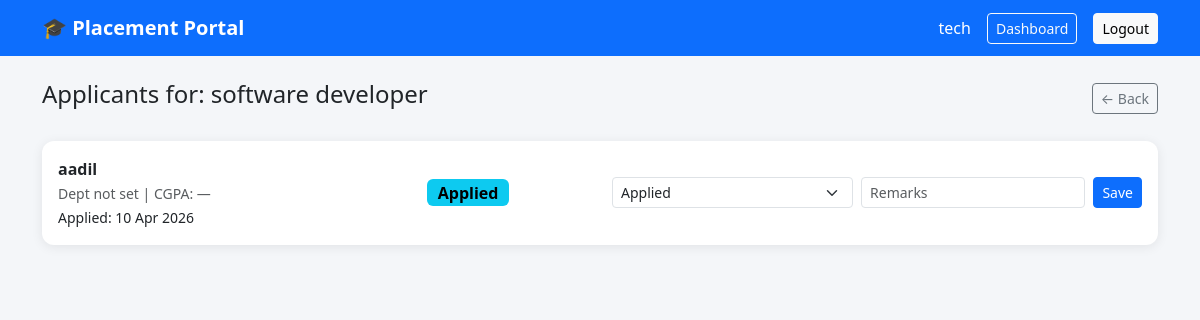
Page /company/drive/1/applicants (signed in) on the committed database.
### models.py (models this page shows, shortened)
class Company(UserMixin, db.Model):
    id             = db.Column(db.Integer,     primary_key=True)
    username       = db.Column(db.String(50),  unique=True, nullable=False)
    email          = db.Column(db.String(120), unique=True, nullable=False)
    name           = db.Column(db.String(150), nullable=False)
    hr_contact     = db.Column(db.String(100))
    phone          = db.Column(db.String(20))
    website        = db.Column(db.String(200))
    overview       = db.Column(db.Text)
    password       = db.Column(db.String(256), nullable=False)
    is_approved    = db.Column(db.Boolean, default=False)
    is_blacklisted = db.Column(db.Boolean, default=False)
    joined_on      = db.Column(db.DateTime, default=datetime.utcnow)
    role           = 'company'
    drives = db.relationship('PlacementDrive', backref='company', lazy=True, cascade='all, delete-orphan')

class PlacementDrive(db.Model):
    id          = db.Column(db.Integer,     primary_key=True)
    company_id  = db.Column(db.Integer,     db.ForeignKey('company.id'), nullable=False)
    job_title   = db.Column(db.String(150), nullable=False)
    description = db.Column(db.Text,        nullable=False)
    eligibility = db.Column(db.Text)
    salary      = db.Column(db.String(50))
    location    = db.Column(db.String(100))
    deadline    = db.Column(db.Date)
    status      = db.Column(db.String(20),  default='Pending')
    created_on  = db.Column(db.DateTime,    default=datetime.utcnow)
    applications = db.relationship('Application', backref='drive', lazy=True, cascade='all, delete-orphan')

class Application(db.Model):
    id         = db.Column(db.Integer, primary_key=True)
    student_id = db.Column(db.Integer, db.ForeignKey('student.id'),         nullable=False)
    drive_id   = db.Column(db.Integer, db.ForeignKey('placement_drive.id'), nullable=False)
    applied_on = db.Column(db.DateTime, default=datetime.utcnow)
    status     = db.Column(db.String(20), default='Applied')
    remarks    = db.Column(db.String(300))
    __table_args__ = (db.UniqueConstraint('student_id', 'drive_id'),)

class Student(UserMixin, db.Model):
    id             = db.Column(db.Integer,     primary_key=True)
    username       = db.Column(db.String(50),  unique=True, nullable=False)
    email          = db.Column(db.String(120), unique=True, nullable=False)
    name           = db.Column(db.String(100), nullable=False)
    department     = db.Column(db.String(100))
    cgpa           = db.Column(db.Float)
    phone          = db.Column(db.String(20))
    grad_year      = db.Column(db.Integer)
    skills         = db.Column(db.Text)
    resume_link    = db.Column(db.String(300))
    password       = db.Column(db.String(256), nullable=False)
    is_blacklisted = db.Column(db.Boolean, default=False)
    joined_on      = db.Column(db.DateTime, default=datetime.utcnow)
    role           = 'student'
    applications = db.relationship('Application', backref='student', lazy=True, cascade='all, delete-orphan')

### routes/company.py (the view)
@company_bp.route('/drive/<int:id>/applicants')
@login_required
def view_applicants(id):
    drive = PlacementDrive.query.get_or_404(id)
    if drive.company_id != current_user.id:
        flash('Not your drive.', 'danger')
        return redirect(url_for('company.dashboard'))
    applications = Application.query.filter_by(drive_id=id).all()
    return render_template('company/applicants.html', drive=drive, applications=applications)

### extensions.py (called while the page is built)
@login_manager.user_loader
def load_user(user_id):
    from flask import session
    from models import Admin, Company, Student
    role = session.get('role')
    if role == 'admin':
        return Admin.query.get(int(user_id))
    if role == 'company':
        return Company.query.get(int(user_id))
    if role == 'student':
        return Student.query.get(int(user_id))

### templates/company/applicants.html (shortened to what this page needs)
{% extends 'base.html' %}
{% block content %}
<div class="d-flex justify-content-between align-items-center mb-4">
    <h4>Applicants for: {{ drive.job_title }}</h4>
    <a href="{{ url_for('company.dashboard') }}" class="btn btn-outline-secondary btn-sm">← Back</a>
</div>
{% if applications %}
    {% for app in applications %}
    <div class="card p-3 mb-3">
        <div class="row align-items-center">
            <div class="col-md-4">
                <strong>{{ app.student.name }}</strong><br>
                <small class="text-muted">{{ app.student.department or 'Dept not set' }} | CGPA: {{ app.student.cgpa or '—' }}</small><br>
                <small>Applied: {{ app.applied_on.strftime('%d %b %Y') }}</small><br>
            </div>
            <div class="col-md-2">
                <span class="badge badge-{{ app.status | lower }} fs-6">{{ app.status }}</span>
            </div>
            <div class="col-md-6">
                <form method="POST" action="{{ url_for('company.update_application', id=app.id) }}" class="d-flex gap-2">
                    <select name="status" class="form-select form-select-sm">
                        <option value="Applied"     {% if app.status == 'Applied'     %}selected{% endif %}>Applied</option>
                    </select>
                    <input type="text" name="remarks" class="form-control form-control-sm" placeholder="Remarks" value="{{ app.remarks or '' }}">
                    <button type="submit" class="btn btn-primary btn-sm">Save</button>
                </form>
            </div>
        </div>
    </div>
    {% endfor %}
{% else %}
    <div class="alert alert-info">No applications yet for this drive.</div>
{% endif %}
{% endblock %}

### templates/base.html (shortened to what this page needs)
<!DOCTYPE html>
<html lang="en">
<head>
    <link href="https://cdn.jsdelivr.net/npm/bootstrap@5.3.0/dist/css/bootstrap.min.css" rel="stylesheet">
</head>
<body>
<nav class="navbar navbar-expand-lg navbar-dark bg-primary mb-4">
    <div class="container">
        <a class="navbar-brand" href="/">🎓 Placement Portal</a>
        <div class="ms-auto d-flex align-items-center gap-3">
            {% if current_user.is_authenticated %}
                <span class="text-white">{{ current_user.name }}</span>
                {% if current_user.role == 'admin' %}
                    <a href="{{ url_for('admin.dashboard') }}"   class="btn btn-outline-light btn-sm">Dashboard</a>
                {% elif current_user.role == 'company' %}
                    <a href="{{ url_for('company.dashboard') }}" class="btn btn-outline-light btn-sm">Dashboard</a>
                {% else %}
                    <a href="{{ url_for('student.dashboard') }}" class="btn btn-outline-light btn-sm">Dashboard</a>
                    <a href="{{ url_for('student.history') }}"   class="btn btn-outline-light btn-sm">History</a>
                {% endif %}
                <a href="{{ url_for('auth.logout') }}" class="btn btn-light btn-sm">Logout</a>
            {% else %}
                <a href="{{ url_for('auth.login') }}"    class="btn btn-outline-light btn-sm">Login</a>
                <a href="{{ url_for('auth.register') }}" class="btn btn-light btn-sm">Register</a>
            {% endif %}
        </div>
    </div>
</nav>
<div class="container">
    {% block content %}{% endblock %}
</div>
</body>
</html>

### templates/base.html (style rules this page uses)
body { background: #f4f6f9; }
.navbar-brand { font-weight: 700; }
.card { border: none; border-radius: 12px; box-shadow: 0 2px 12px rgba(0,0,0,0.08); }
.badge-applied { background: #0dcaf0; color: #000; }

### rows in the picture
Company: name "tech"
PlacementDrive: job_title "software developer"
Application: student.name "aadil", student "Dept not set", student "—", applied_on "10 Apr 2026", status "Applied"
